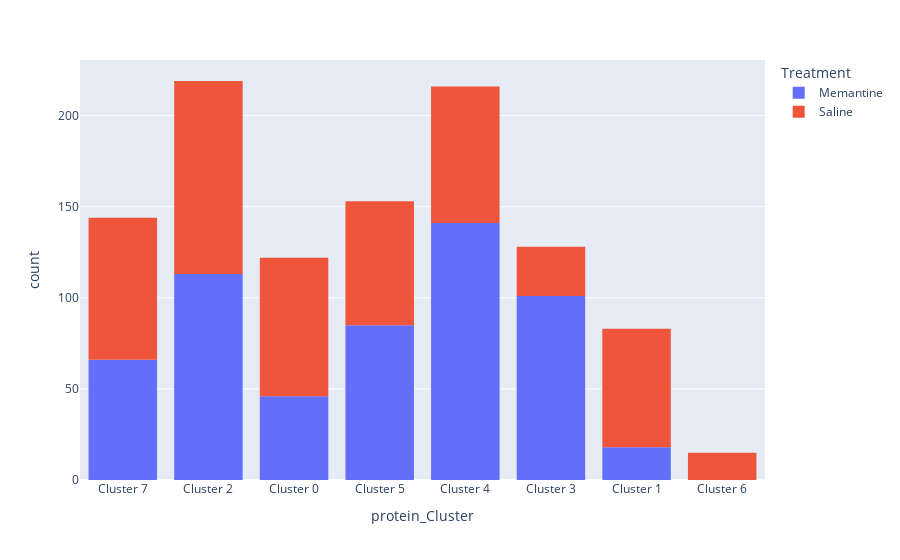

Notebook code cell kept with this figure:
### Code cell
px.histogram(dataset, x="protein_Cluster", color="Treatment").show()

### Figure 1 — Plotly figure (JSON) as saved in the notebook; plotly's stock layout.template omitted (floating-point values rounded to 4 significant figures; data arrays with more than 128 entries replaced by an {"elided": "..."} marker saying what was removed)
{"data": [{"alignmentgroup": "True", "bingroup": "x", "hovertemplate": "Treatment=Memantine<br>protein_Cluster=%{x}<br>count=%{y}<extra></extra>", "legendgroup": "Memantine", "marker": {"color": "#636efa", "pattern": {"shape": ""}}, "name": "Memantine", "offsetgroup": "Memantine", "orientation": "v", "showlegend": true, "type": "histogram", "x": {"elided": "570 str values"}, "xaxis": "x", "yaxis": "y"}, {"alignmentgroup": "True", "bingroup": "x", "hovertemplate": "Treatment=Saline<br>protein_Cluster=%{x}<br>count=%{y}<extra></extra>", "legendgroup": "Saline", "marker": {"color": "#EF553B", "pattern": {"shape": ""}}, "name": "Saline", "offsetgroup": "Saline", "orientation": "v", "showlegend": true, "type": "histogram", "x": {"elided": "510 str values"}, "xaxis": "x", "yaxis": "y"}], "layout": {"barmode": "relative", "legend": {"title": {"text": "Treatment"}, "tracegroupgap": 0}, "margin": {"t": 60}, "xaxis": {"anchor": "y", "domain": [0, 1], "title": {"text": "protein_Cluster"}}, "yaxis": {"anchor": "x", "domain": [0, 1], "title": {"text": "count"}}}}
